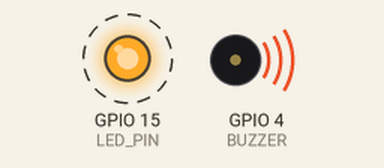
A program run on a simulated ESP32. Parts: output pins drawn as LEDs (lit = HIGH), buzzer (waves = sounding). Dashed ring = blinking. What the program prints to the serial monitor is not drawn.

Above: at 0.5 s.
Timing chart, 0 to 4.6 s (numbered marks = the images above):
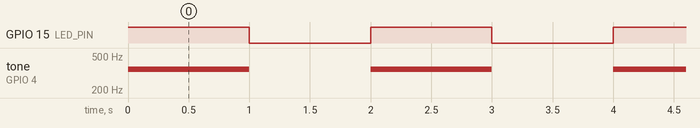

Measured:
- by itself, GPIO 15 (LED_PIN): alternates HIGH for 1.0 s and LOW for 1.0 s
- by itself, tone on GPIO 4 (BUZZER): alternates 350 Hz for 1.0 s and silent for 1.0 s

The program:

main.cpp
```cpp
#include <Arduino.h>


// blinky every second on core 0
BaseType_t led_core = 0;
static const int LED_PIN = 15;
//Our task: Blink an LED
void toggleLED(void* parameter) {
  while(1) {
    digitalWrite(LED_PIN, HIGH);
    // now use of vTaskDelay() as non-blocking delay function, so othere tasks can run in the meantime
    vTaskDelay(1000 / portTICK_PERIOD_MS);// vTaskDelay(ticks) with ticks==1000 ->vTaskDelay(1000)
                                          // portTICK_PERIOD_MS == 1 per default, vTaskDelay needs tick count
                                          // for scheduler to determine the next task after portTICK_PERIOD_MS ms
    Serial.printf("Core of LED task: %d\n", xPortGetCoreID());
    digitalWrite(LED_PIN, LOW);
    vTaskDelay(1000 / portTICK_PERIOD_MS);
    Serial.printf("Core of LED task: %d\n", xPortGetCoreID());
  }
}


// buzzer one sec on and one sec off
const int BUZZER = 4;
const int BUZZER_CHANNEL = 0;
const int BUZZER_FREQUENCY = 350;
void setup_buzzer() {
    ledcAttach(BUZZER, 350, 8);
}
void buzzer_on() {
    ledcWriteTone(BUZZER, 350);
}
void buzzer_off() {
    ledcWriteTone(BUZZER, 0);
}
BaseType_t buzzer_core = 1;
void toggleBuzzer(void* parameter) {
  while(1) {
    buzzer_on();
    // now use of vTaskDelay() as non-blocking delay function, so othere tasks can run in the meantime
    vTaskDelay(1000 / portTICK_PERIOD_MS);// vTaskDelay(ticks) with ticks==1000 ->vTaskDelay(1000)
                                          // portTICK_PERIOD_MS == 1 per default, vTaskDelay needs tick count
                                          // for scheduler to determine the next task after portTICK_PERIOD_MS ms
    Serial.printf("Core of buzzer task: %d\n", xPortGetCoreID());
    buzzer_off();
    vTaskDelay(1000 / portTICK_PERIOD_MS);
    Serial.printf("Core of buzzer task: %d\n", xPortGetCoreID());
  }
}


void setup() {
  pinMode(LED_PIN, OUTPUT);
  xTaskCreatePinnedToCore(
    toggleLED, // function to be called
    "Toggle LED", // name of task
    1024, // stack size (bytes in ESP32, words in FreeRTOS)
    NULL, // params to pass to function
    1, // task priority (0 to configMAX_PRORITIES-1)
    NULL, // task handle
    led_core // run on core 0
  );
  setup_buzzer();
  xTaskCreatePinnedToCore(
    toggleBuzzer, // function to be called
    "Toggle buzzer", // name of task
    2024, // stack size (bytes in ESP32, words in FreeRTOS), needs more mem because more complex than blinky
    NULL, // params to pass to function
    1, // task priority (0 to configMAX_PRORITIES-1)
    NULL, // task handle
    buzzer_core // run on core 1
  );
  Serial.begin(115200);
}


void loop() {

}
```
